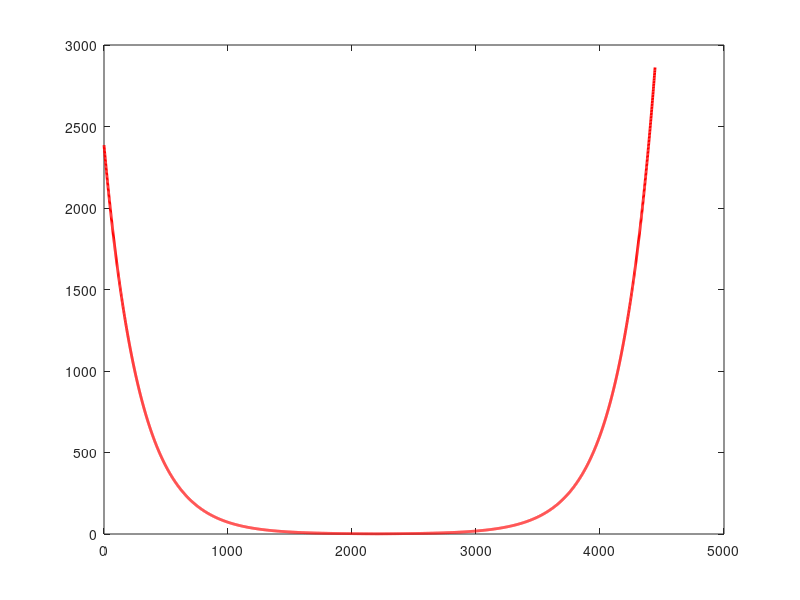

Source code (MATLAB): (Note: this script raises an error after producing the figure.)
% Parameterdefinition
c = 0.0035; % Korrektur-Koeffizient
k_r = 1.2; % Zusätzlicher Skalierungsfaktor für rechte Bildschirmhälfte
middle_width = 2222; % Mitte des Bildschirms in Pixel

% Wertebereich für die Tracking-Daten
x = linspace(0, 4444, 4444); % Gesamter Bildschirmbereich

% Korrekturwerte berechnen
correction_value = zeros(size(x));
% Linke Bildschirmhälfte
correction_value(x <= middle_width) = ...
    exp(c*(middle_width-x(x <= middle_width)));
% Rechte Bildschirmhälfte
x_right = x(x > middle_width);
x_spiegel_verschoben = 2 * middle_width - x_right;  % Spiegelung
correction_value(x > middle_width) = ...
    exp(c * (middle_width - x_spiegel_verschoben)) * k_r;

% Plot der gesamten Funktion mit Trennlinie in der Mitte
figure;
plot(x, correction_value, 'r-', 'LineWidth', 2);
hold on;
v_line = xline(middle_width, '--k', 'LineWidth', 1.5); % Vertikale Linie zur Markierung der Leinwandmitte
xlabel('Horizontale Pixel Leinwand');
ylabel('Korrekturwert');
title('Korrekturwertfunktion basierend auf e-Funktion');
grid on;
legend('Korrekturwert','Leinwandmmitte');




% Parameterdefinition
c = 0.012;              % Korrektur-Koeffizient
k_r = 1.2;              % Skalierungsfaktor für rechte Bildschirmhälfte
middle_width = 2222;    % Bildschirmmitte in Pixel
x = linspace(0, 4444, 4444);  % gesamter Bereich

% Initialisierung der Korrekturwerte
correction_value = zeros(size(x));

% Linke Bildschirmhälfte
x_links = x(x <= middle_width);
correction_value(x <= middle_width) = (c * (middle_width - x_links)).^2;

% Rechte Bildschirmhälfte (gespiegelt um Mitte)
x_rechts = x(x > middle_width);
x_spiegel_verschoben = 2 * middle_width - x_rechts;
correction_value(x > middle_width) = ...
    (c * (middle_width - x_spiegel_verschoben)).^2 * k_r;

% Plot der Funktion mit Trennlinie in der Mitte
figure;
plot(x, correction_value, 'r-', 'LineWidth', 2);
hold on;
v_line = xline(middle_width, '--k', 'LineWidth', 1.5); % Vertikale Linie zur Markierung der Leinwandmitte
xlabel('Horizontale Pixel Leinwand');
ylabel('Korrekturwert');
title('Korrekturwertfunktion basierend auf quadratischer Funktion');
grid on;
legend('Korrekturwert','Leinwandmmitte');




% Parameterdefinition
c = 0.03; % Korrektur-Koeffizient für linke Seite
middle_width = 2222; % Bildschirmmitte in Pixel
k_r = 1; % Verstärkungsfaktor links
gamma = 0.0005; % Dämpfung links
d = 100; % Offset links
p = 1.4; % Exponent links

% Parameter für rechte Bildschirmhälfte
k_r2 = 1;
c2 = 0.013;
d2 = 100;
p2 = 1.5;
gamma2 = 0.0012;

% Wertebereich für den gesamten Bildschirm
x = linspace(0, 4444, 4444);

% Initialisierung
correction_value = zeros(size(x));

% Linke Bildschirmhälfte
x_links = x(x <= middle_width);
correction_value(x <= middle_width) = ...
    k_r * (c * abs(middle_width - x_links) + d).^p .* ...
    (1 - exp(-gamma * abs(middle_width - x_links)));

% Rechte Bildschirmhälfte (gespiegelt)
x_rechts = x(x > middle_width);
x_spiegel = 2 * middle_width - x_rechts;
correction_value(x > middle_width) = ...
    k_r2 * (c2 * abs(middle_width - x_spiegel) + d2).^p2 .* ...
    (1 - exp(-gamma2 * abs(middle_width - x_spiegel)));

% Plot
figure;
plot(x, correction_value, 'r-', 'LineWidth', 2);
hold on;
v_line = xline(middle_width, '--k', 'LineWidth', 1.5); % Vertikale Linie zur Markierung der Leinwandmitte
xlabel('Horizontale Pixel Leinwand');
ylabel('Korrekturwert');
title('Korrekturwertfunktion basierend auf V-Funktion');
grid on;
legend('Korrekturwert','Leinwandmmitte');
